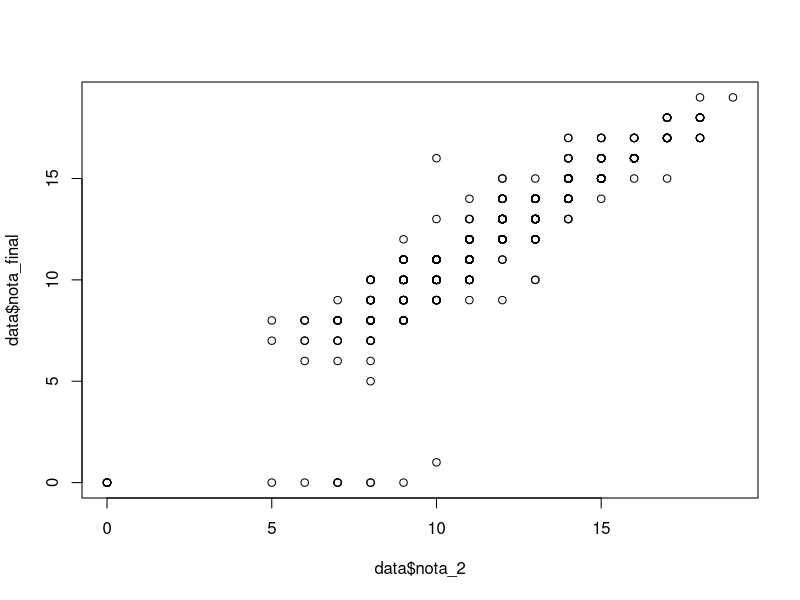
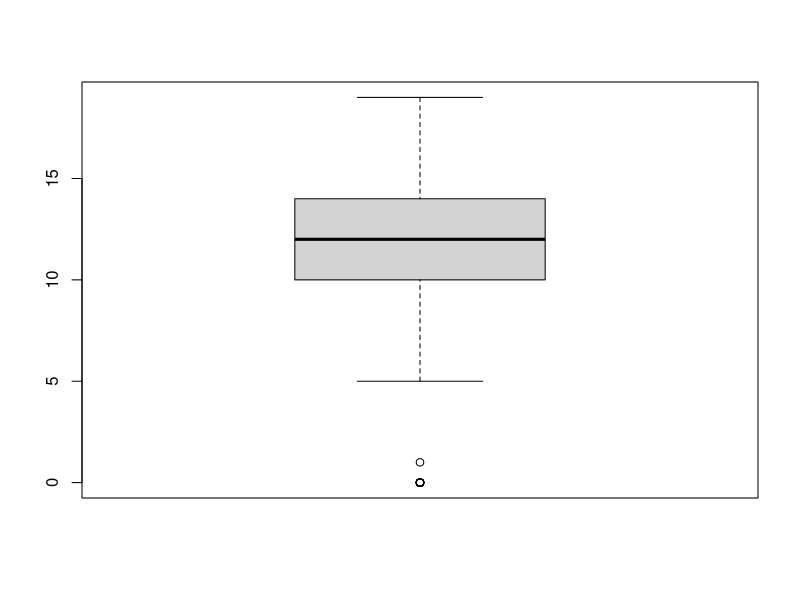
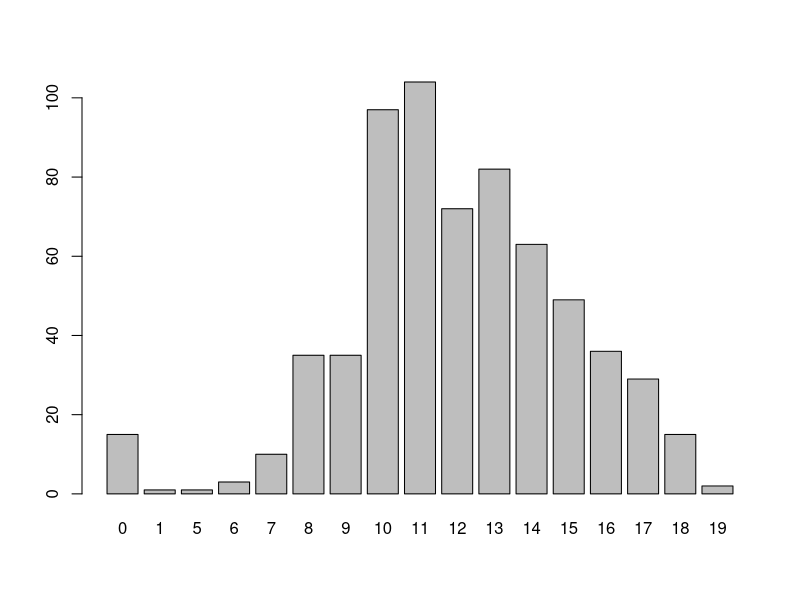
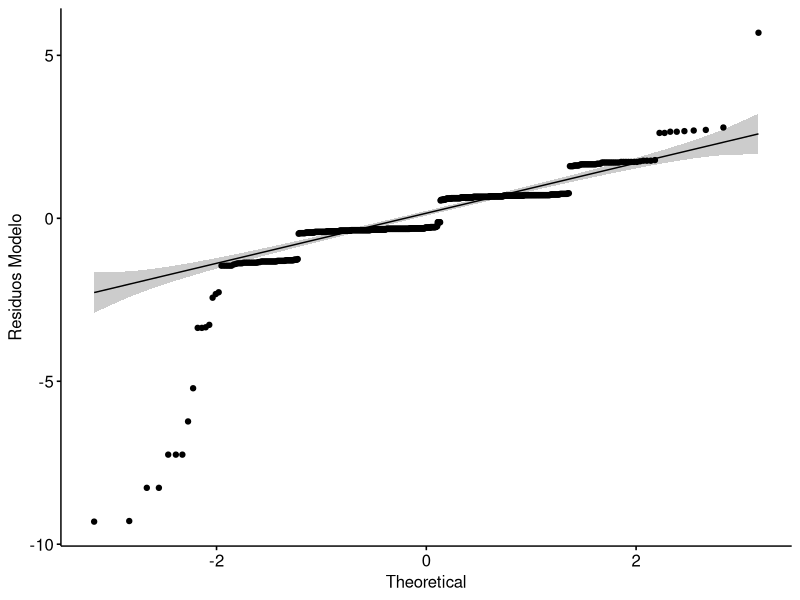
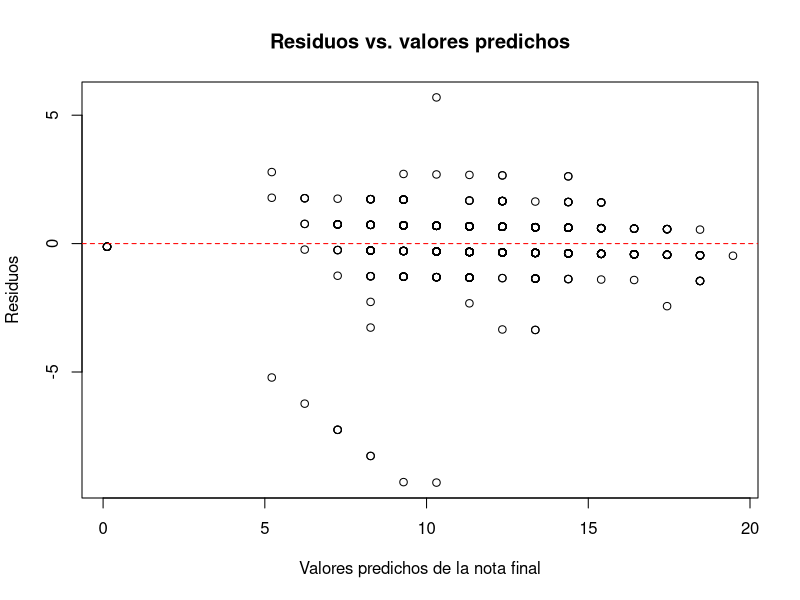
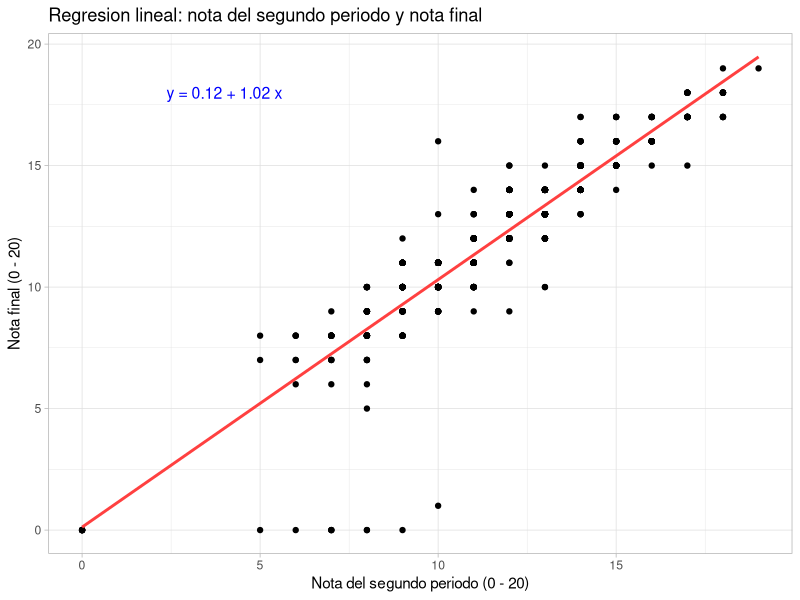

The R source for these figures, in order:
##Librerias##
library(ggplot2)
library(dplyr)
library(ggpubr)

##Importacion de los datos##
data <- read.csv("estudiantes-portugues.csv", header = T, sep = ",",
                 fileEncoding = "UTF-8-BOM")

##Exploracion de los datos##
glimpse(data)
summary(data)
sum(is.na(data))

plot(data$nota_2, data$nota_final)
boxplot(data$nota_final)
barplot(table(data$nota_final))

##Correlacion de Pearson##
cor(data$nota_2, data$nota_final)

##Modelo de regresion lineal##
modelo <- lm(nota_final ~ nota_2, data = data)
summary(modelo)

##Supuesto de normalidad##
residuos <- modelo$residuals
shapiro.test(residuos)

ggqqplot(residuos, ylab = "Residuos Modelo")

##Supuesto de homocedasticidad##
plot(modelo$fitted.values, modelo$residuals,
     xlab = "Valores predichos de la nota final",
     ylab = "Residuos",
     main = "Residuos vs. valores predichos")
abline(h = 0, col = "red", lty = 2)

##Grafico de la regresion##
coeficientes <- modelo$coefficients

intercepto <- coeficientes[1]
pendiente <- coeficientes[2]

ecuacion <- paste("y =", round(intercepto, 2), "+", round(pendiente, 2), "x")

ggplot(data, aes(x = nota_2, y = nota_final)) +
  geom_point() +
  geom_smooth(method = "lm", formula = y ~ x, se = FALSE, col = "#FF4040") +
  theme_light() +
  labs(title = "Regresion lineal: nota del segundo periodo y nota final",
       x = "Nota del segundo periodo (0 - 20)",
       y = "Nota final (0 - 20)") +
  annotate("text", x = 4, y = 18, label = ecuacion, color = "blue", size = 4)
